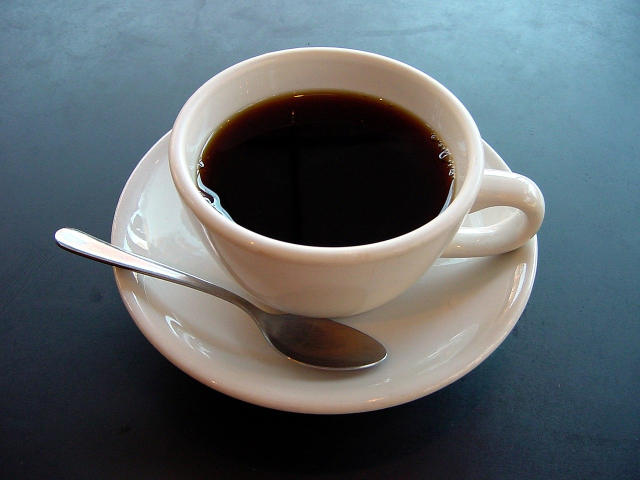
#> input picture Week3/coffee cup.JPG, 1280 x 960 px (shown at 1/2 size)
$ python 03.GrabCut.py
#> lines starting #> are read from the running program, lines starting #| are printed output that depends on the picture; after the words box and inside, x2 and y2 are one past the last pixel; in counts of white or black regions, pixels touching at a corner belong together
import cv2 as cv
import numpy as np
import matplotlib.pyplot as plt
from pathlib import Path

week3_dir = Path(__file__).resolve().parent
image_path = week3_dir / "coffee cup.JPG"

img = cv.imread(str(image_path))  # 입력 이미지를 BGR 색상 형식으로 읽어 온다.
#> img is the input picture: shape (960, 1280, 3); mean B, G, R 105.3, 100.9, 92.1

mask = np.zeros(img.shape[:2], np.uint8)
bgd_model = np.zeros((1, 65), np.float64)
fgd_model = np.zeros((1, 65), np.float64)
# 요구사항: 초기 사각형 영역은 (x, y, width, height) 형식으로 설정
rect = (90, 70, 1100, 720)  # 컵, 받침, 숟가락이 모두 포함되도록 초기 사각형 영역을 설정한다.

# 요구사항: cv.grabCut()를 사용하여 대화식 분할을 수행
# 힌트: cv.grabCut()에서 bgdModel과 fgdModel은 np.zeros((1, 65), np.float64)로 초기화
cv.grabCut(  # 지정한 사각형을 바탕으로 GrabCut 분할을 수행한다.
    img,  # 입력 원본 이미지를 전달한다.
    mask,  # 전경과 배경 라벨을 저장할 마스크를 전달한다.
    rect,  # 사용자가 지정했다고 가정한 초기 사각형 영역을 전달한다.
    bgd_model,  # 배경 모델 버퍼를 전달한다.
    fgd_model,  # 전경 모델 버퍼를 전달한다.
    5,  # 모델을 5회 반복 업데이트하도록 설정한다.
    cv.GC_INIT_WITH_RECT,  # 사각형 초기화 방식으로 GrabCut을 수행한다.
)  # grabCut 호출을 마친다.


# 힌트: np.where()를 사용하여 마스크 값을 0 또는 1로 변경한 후 원본 이미지에 곱하여 배경을 제거
mask_binary = np.where(  # GrabCut 결과에서 전경에 해당하는 픽셀만 1로 남긴다.
    # 힌트: 마스크 값은 cv.GC_BGD, cv.GC_FGD, cv.GC_PR_BGD, cv.GC_PR_FGD를 사용
    (mask == cv.GC_FGD) | (mask == cv.GC_PR_FGD),  # 확실한 전경과 가능한 전경을 모두 전경으로 취급한다.
    1,  # 전경 픽셀은 1로 설정한다.
    0,  # 배경 픽셀은 0으로 설정한다.
).astype("uint8")  # 곱셈에 바로 사용할 수 있도록 uint8 형식으로 변환한다.
mask_visual = mask_binary * 255  # 시각화를 위해 전경은 255, 배경은 0이 되도록 마스크를 확장한다.
# 요구사항: 마스크를 사용하여 원본 이미지에서 배경을 제거
result = img * mask_binary[:, :, np.newaxis]  # 원본 이미지에 마스크를 곱해 배경을 제거한 결과를 만든다.
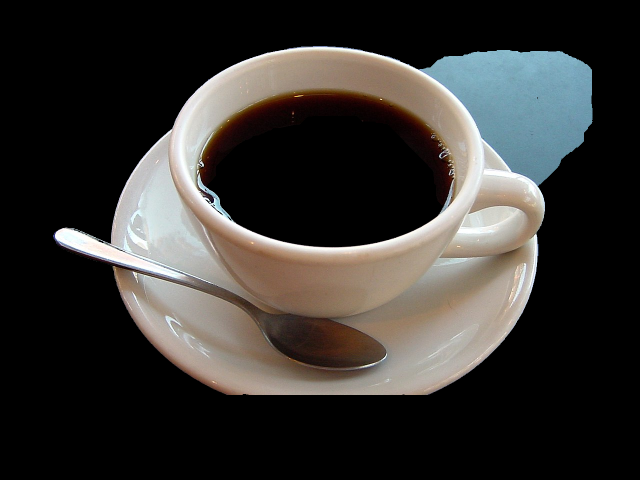
#> result: shape (960, 1280, 3) (shown at 1/2 size); mean B, G, R 49.4, 52.2, 54.4

display_img = img.copy()
top_left = (rect[0], rect[1])  # 사각형의 좌상단 좌표를 계산한다.
bottom_right = (rect[0] + rect[2], rect[1] + rect[3])  # 사각형의 우하단 좌표를 계산한다.
cv.rectangle(display_img, top_left, bottom_right, (0, 255, 0), 4)  # 원본 복사본 위에 초록색 초기 사각형을 그린다.
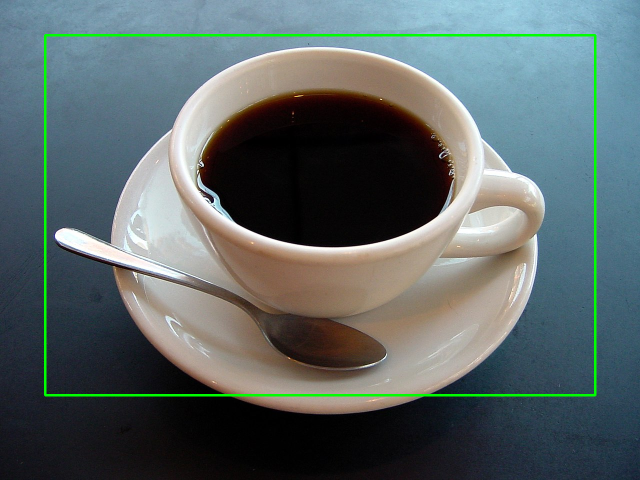
#> display_img: shape (960, 1280, 3) (shown at 1/2 size); 1.48% of pixels changed, all inside (x1, y1, x2, y2) = (88, 68, 1193, 793)

rgb_display = cv.cvtColor(display_img, cv.COLOR_BGR2RGB)  # Matplotlib 표시를 위해 사각형이 그려진 이미지를 RGB로 변환한다.
rgb_result = cv.cvtColor(result, cv.COLOR_BGR2RGB)  # 배경 제거 결과 이미지도 RGB로 변환한다.
# 요구사항: matplotlib를 사용하여 원본 이미지, 마스크 이미지, 배경 제거 이미지 세 개를 나란히 시각화
figure, axes = plt.subplots(1, 3, figsize=(18, 6))
axes[0].imshow(rgb_display)
axes[0].set_title("Original Image + Rectangle")
axes[1].imshow(mask_visual, cmap="gray")
axes[1].set_title("GrabCut Mask")
axes[2].imshow(rgb_result)
axes[2].set_title("Foreground Extraction")
figure.tight_layout()  # 제목과 이미지가 겹치지 않도록 레이아웃을 정리한다.

plt.show()
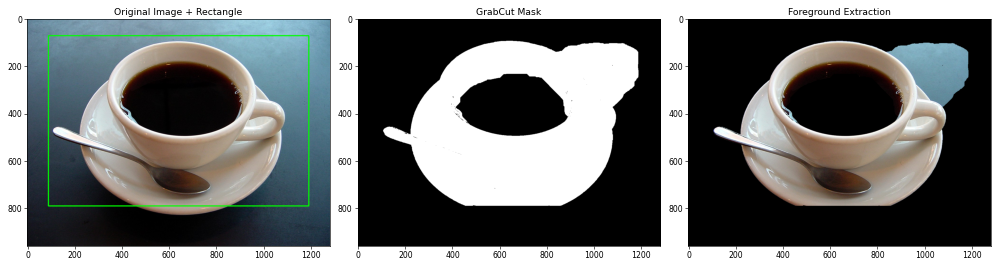
#> figure drawn by matplotlib, 3 panels
plt.close(figure)
